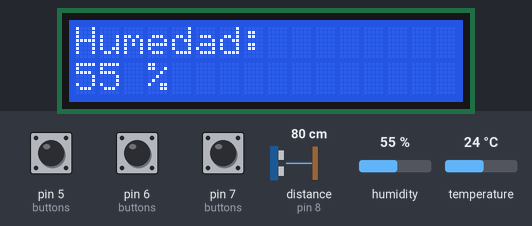
Bench run of a sketch on a simulated Arduino Mega 2560, built with avr-gcc and run on an emulated ATmega2560. On the bench: 16×2 character LCD. Inputs (shaded band) come from the test bench; at power-on: pin 6 (buttons) HIGH, pin 5 (buttons) HIGH, pin 7 (buttons) HIGH, humidity 55 %, distance to the obstacle (sensor on pin 8) 80 cm, temperature 24 °C. The echo pulse lasts 58.3 µs per cm.

Above: at 3.2 s.
3.3 s: pin 6 (buttons) pulled LOW for 1 s
At 5.3 s:
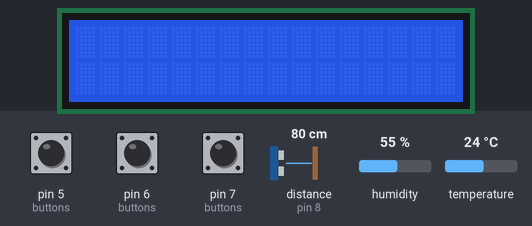
7.1 s: pin 5 (buttons) pulled LOW for 3.2 s
At 12.3 s:
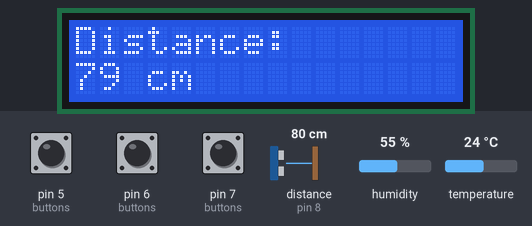
12.6 s: pin 7 (buttons) pulled LOW for 3.2 s
At 14.6 s:
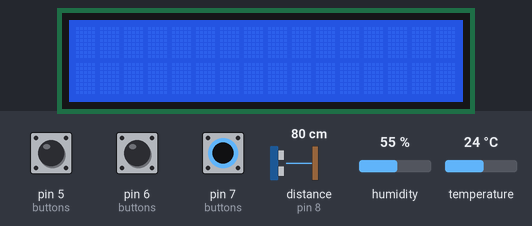
18.2 s: humidity set to 22 %
At 20.5 s:
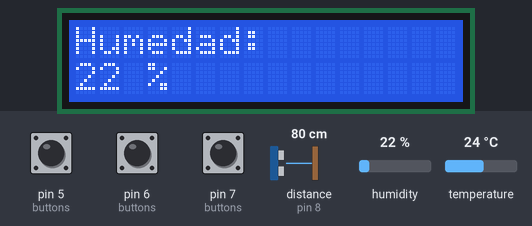
21.3 s: humidity set to 40 %
At 23.4 s:
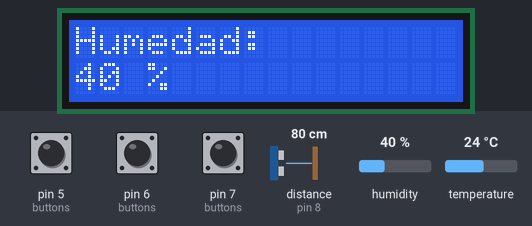
24.3 s: humidity set to 68 %
At 26.4 s:
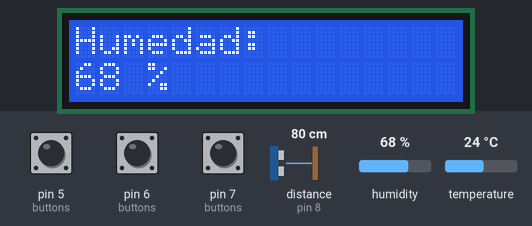
Timing chart, 0 to 27.9 s (numbered marks = the images above; inputs shaded):
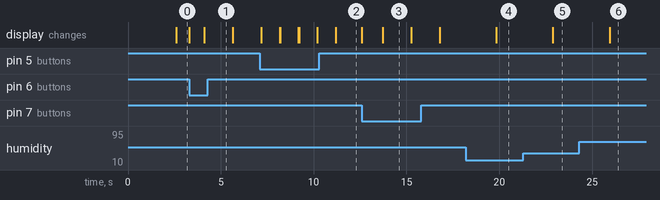

The sketch:

HumidityTemperatureDistance.ino
```cpp
/*
  ARDUINO MULTI-SENSOR DASHBOARD

  Created by: HiddenDaemon
  Last update: february (2026)

  Used hardware:
    Arduino Mega 2560
    DHT11 -> Temperature and humidity connected to pin A0
    Ultrasonic sensor -> Distance connected to pins 8, 9
    LCD 1602 connected to pins 22, 23, 24, 25, 26, 27
    Buttons (3) connected to pins 5, 6, 7
*/

#include <LiquidCrystal.h> //Library for the 16x2 LCD 1602
#include <DHT11.h> // Library for the DHT11 sensor

// MODIFY THE PINS FOR YOUR OWN PINS

const int DHT11pin = A0;
const int DistanceButton = 5;
const int TemperatureButton = 6;
const int HumidityButton = 7;

// MODIFY: Ultrasound sensor pins
const int trig = 9;
const int echo = 8;

// MODIFY: LCD pins connection
const int rs = 22, en = 23, d4 = 24, d5 = 25, d6 = 26, d7 = 27;
// DHT11 starts at port assigned to DHT11pin variable
DHT11 dht11(DHT11pin);


// Buttons configuration
const int places = 3;
const int buttons[places] = {HumidityButton, TemperatureButton, DistanceButton};
int actualPlace = 0; // Used to define which screen show


// This is used for debounce function, prevents fake reads from buttons
unsigned long lastChange = 0;
const unsigned long debounceTime = 50; // Time in milliseconds


//LCD pins init
LiquidCrystal lcd(rs, en, d4, d5, d6, d7);


// Update the timer
unsigned long lastUpdate = 0;
const unsigned long updateTime = 1000;


void setup() {
  lcd.begin(16, 2);
  // Starts buttons assigned to the array
  for (int i = 0; i < places; i++) {
    pinMode(buttons[i], INPUT_PULLUP);
  }
  // Defines ultrasound sensor
  pinMode(trig, OUTPUT);
  pinMode(echo, INPUT);

  // First screen init
  lcd.print("Press a");
  lcd.setCursor(0, 1);
  lcd.print("button");
  delay(2000);
}


void loop() {
  // Button detection
  for (int i = 0; i < places; i++) {
    if (digitalRead(buttons[i]) == LOW && (millis() - lastChange > debounceTime)) {
      actualPlace = i;
      lastChange = millis();
      lcd.clear();
    }
  }

  // Updates the zone depends witch button is pressed with debounce function
  if (millis() - lastUpdate >= updateTime) {
    switch(actualPlace) {
      case 0: showHumidity(); break;
      case 1: showTemperature(); break;
      case 2: showDistance(); break;
    }
    lastUpdate = millis();
  }
}

//Function to show humidity data
void showHumidity() {
  int humedad = dht11.readHumidity();
  lcd.setCursor(0, 0);
  lcd.print("Humedad:");
  lcd.setCursor(0, 1);
  lcd.print(humedad);
  lcd.print(" %  ");
}

// Function to show temperature data
void showTemperature() {
  float temperature = dht11.readTemperature();
  lcd.setCursor(0, 0);
  lcd.print("temperature:");
  lcd.setCursor(0, 1);
  lcd.print(temperature, 1);
  lcd.print(" C  ");
}

// Function to show distance data
void showDistance() {
  digitalWrite(trig, LOW);
  delayMicroseconds(2);
  digitalWrite(trig, HIGH);
  delayMicroseconds(10);
  digitalWrite(trig, LOW);
  // Receives and calculates data to cm
  long duration = pulseIn(echo, HIGH, 30000);
  int distance = duration * 0.034 / 2;


  lcd.setCursor(0, 0);
  lcd.print("Distance:  ");
  lcd.setCursor(0, 1);
  // Prints the data
  if (distance >= 2 && distance <= 400) {
    lcd.print(distance);
    lcd.print(" cm ");
  } else {
    lcd.print("No range");
  }
}
```

Measured:
- after the input at 3.3 s, the display: changes at once (image 1)
- after the input at 7.1 s, the display: first changes after 0.07 s (image 2 shows a later state)
- after the input at 12.6 s, the display: changes at once (image 3)
- after the input at 18.2 s, the display: changes after 1.6 s (image 4)
- after the input at 21.3 s, the display: changes after 1.6 s (image 5)
- after the input at 24.3 s, the display: changes after 1.6 s (image 6)
- what the display in image 3 shows lasts 1.6 s, from 13.7 s to 15.3 s
